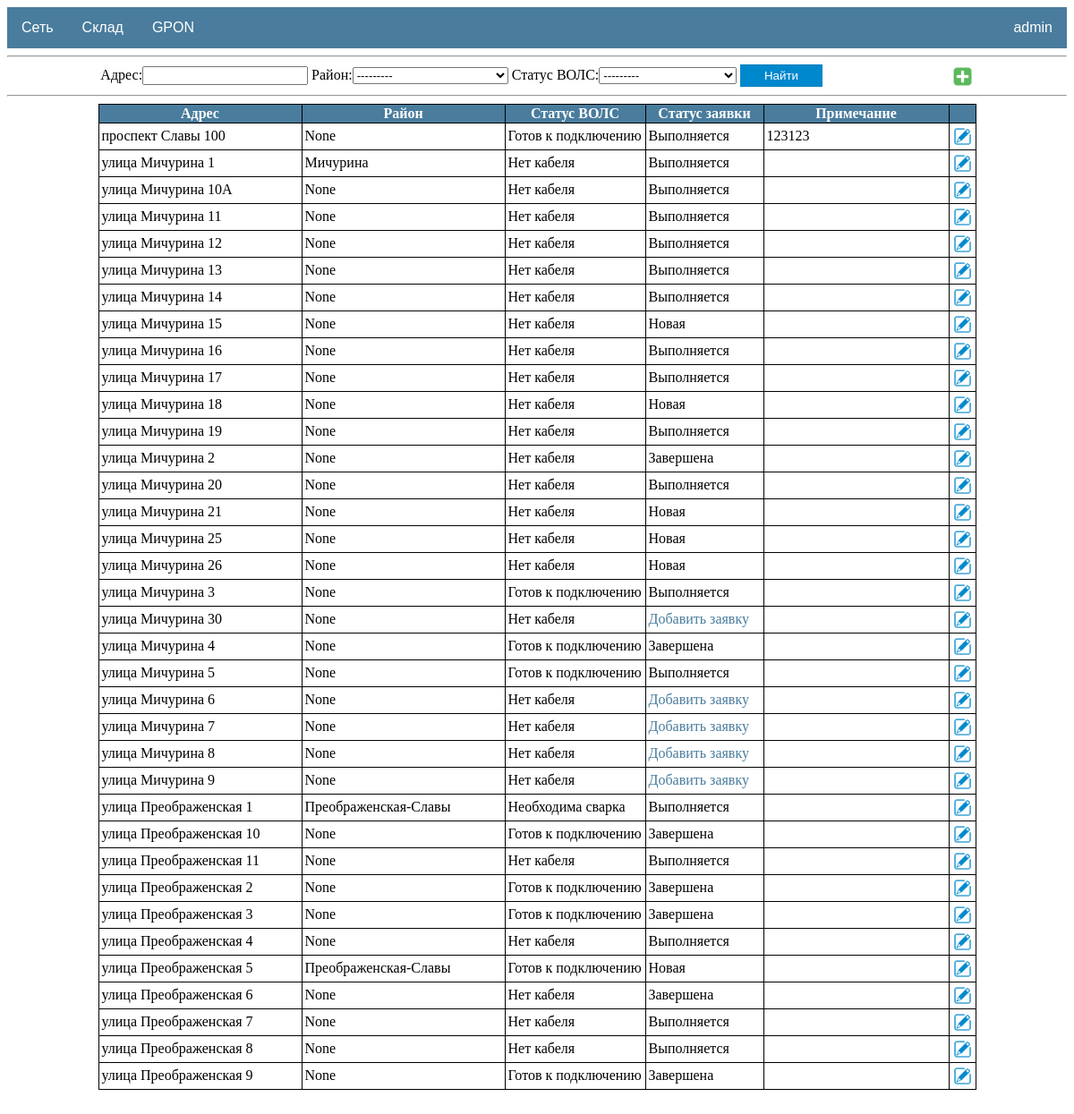
Screenshot of /gpon/houses/ (signed in) with the database file from the repository.
### gpon/models.py (models this page shows, shortened)
class House(models.Model):
    cable = 'Нет кабеля'
    welding = 'Необходима сварка'
    ready = 'Готов к подключению'
    type = [(cable, 'Нет кабеля'), (welding, 'Необходима сварка'), (ready, 'Готов к подключению')]
    district = models.ForeignKey(District, blank=True, null=True, on_delete=models.CASCADE, verbose_name='Район')
    address = models.OneToOneField(Address, on_delete=models.CASCADE, unique=True, verbose_name='Адрес')
    status = models.CharField(max_length=20, choices=type, default=cable, verbose_name='Статус')
    note = models.TextField(blank=True, verbose_name='Примечание')
    time = models.DateTimeField(auto_now=True, verbose_name='Дата изменения')
    class Meta:
        ordering = ['address']

class District(models.Model):
    name = models.CharField(max_length=50, unique=True)
    def __str__(self):
        return f'{self.name}'

### addressbook/models.py (models this page shows)
class Address(models.Model):
    avenue = 'проспект'
    street = 'улица'
    boulevard = 'бульвар'
    passage = 'проезд'
    lane = 'переулок'
    highway = 'шоссе'
    list = [(avenue, 'проспект'), (street, 'улица'), (boulevard, 'бульвар'), (passage, 'проезд'),
            (lane, 'переулок'), (highway, 'шоссе')]
    address_type = models.CharField(max_length=10, choices=list, default=street, verbose_name='Тип')
    address_name = models.CharField(max_length=50, verbose_name='Название')
    address_house = models.CharField(max_length=5, verbose_name='Номер дома')
    class Meta:
        ordering = ['address_type', 'address_name', 'address_house']
        unique_together = ('address_type', 'address_name', 'address_house')
    def __str__(self):
        return f'{self.address_type} {self.address_name} {self.address_house}'

### gpon/views.py (the view)
# urls.py: path('houses/', HouseList.as_view(), name='house_list'),
class HouseList(LoginRequiredMixin, FilteredListView):
    model = House
    template_name = 'gpon/house_list.html'
    filterset_class = HouseFilter
    paginate_by = 50

### gpon/views.py (called while the page is built)
    def get_queryset(self):
        queryset = super().get_queryset()
        self.filterset = self.filterset_class(self.request.GET, queryset=queryset)
        return self.filterset.qs.distinct()

    def get_context_data(self, **kwargs):
        context = super().get_context_data(**kwargs)
        context['filterset'] = self.filterset
        return context

### templates/gpon/house_list.html (shortened to what this page needs)
{%extends 'default.html' %}
{% load search_pagination %}
{% block content %}
<hr>
<ul class="actions-1">
    <li>
        <form method="GET">
            {{ filterset.form }}
            <button class="button_cancel_form" type="submit">Найти</button>
        </form>
    </li>
    <li>
        <a href="{% url 'address_create' %}" title="Добавить дом">
            <img src="/static/images/icon_add.png" width="25" height="25">
        </a>
    </li>
</ul>
<hr>
{%  if object_list %}
    <table class="table_gpon">
        <tr>
            <th style="width: 220px">
                Адрес
            </th>
            <th style="width: 220px">
                Район
            </th>
            <th style="width: 150px">
                Статус ВОЛС
            </th>
            <th style="width: 125px">
                Статус заявки
            </th>
            <th style="width: 200px">
               Примечание
            </th>
            <th style="width: 10px">
            </th>
        </tr>
    {% for house in object_list %}
        <tr>
            <td>
                {{ house.address }}
            </td>
            <td>
                {{ house.district }}
            </td>
            <td>
                {{ house.status }}
            </td>
            <td>
                {% if house.request %}
                    {% if house.request.status is False and not house.request.date_con %}
                        Новая
                    {% elif house.request.status is False and house.request.date_con %}
                        Выполняется
                    {% elif house.request.status is True %}
                        Завершена
                    {% endif %}
                {% else %}
                    <a href="{% url 'request_create' house.pk %}">Добавить заявку</a>
                {% endif %}
            </td>
            <td>
                {{ house.note }}
            </td>
            <td>
                <a href="{% url 'house_update' house.pk %}" title="Изменить">
                    <img src="/static/images/icon_edit.png" width="23" height="23">
                </a>
            </td>
        </tr>
    {% endfor %}
    </table>
{%  else %}
    <h1 style="text-align: center">По Вашему запросу ничего не найдено</h1>
{% endif %}
<br>
<div class="center">
</div>
{% endblock content %}

### templates/default.html (shortened to what this page needs)
{% load static %}
<!DOCTYPE html>
<html lang="en" xmlns="http://www.w3.org/1999/html">
<head>
  <link href="{% static 'css/default.css'%}" rel="stylesheet">
</head>
<div class="navbar">
  <div class="dropdown">
    <button class="dropbtn">Сеть
    </button>
  </div>
  <div class="dropdown">
    <button class="dropbtn">Склад
    </button>
  </div>
  <div class="dropdown">
    <button class="dropbtn">GPON
    </button>
  </div>
  <div class="dropdown-pro">
    <button class="dropbtn-pro">{{ user.username }}
    </button>
  </div>
</div>
<body>
{% block content %}
{% endblock content %}
</body>
</html>

### static/css/default.css (style rules this page uses)
.navbar { overflow: hidden; background-color: #497c9d; font-family: Arial, Helvetica, sans-serif; }
.dropdown { float: left; overflow: hidden; }
.dropdown .dropbtn { font-size: 16px; border: none; outline: none; color: white; padding: 14px 16px; background-color: inherit; font-family: inherit; margin: 0; }
.dropdown-pro { float: right; overflow: hidden; }
.dropdown-pro .dropbtn-pro { font-size: 16px; border: none; outline: none; color: white; padding: 14px 16px; background-color: inherit; font-family: inherit; margin: 0; }
button { cursor: pointer; }
.table_default th, td { position: relative; border: 1px solid black; padding: 5px; word-wrap:break-word; }
.table_detail th, td { border: 1px solid black; padding: 1px 3px; word-wrap:break-word; }
.switch-detail th, td { border: 1px solid black; padding: 1px 3px; word-wrap:break-word; }
.switch-form th, td { border: 1px solid black; padding: 1px 3px; word-wrap:break-word; }
.button_cancel_form { display: inline-block; color: white; text-decoration: none; padding: .3em 2em; outline: none; border-width: 1px 0; border-style: solid none; border-color: rgba(0, 0, 0, 0.07); background: #0088cc; transition: 0.2s; }
.table_gpon { border-collapse: collapse; border-spacing: 1px; table-layout: fixed; margin: auto; }
.table_gpon th { border: 1px solid black; padding: 1px 3px; word-wrap:break-word; background: #497c9d; color: #fff; }
.table_gpon td { padding: 3px; }
.table_gpon td a { text-decoration: none; color: #497c9d; }
.table_gpon td a img { vertical-align: middle; }
.table_gpon_form th, td { border: 1px solid black; padding: 1px 3px; word-wrap:break-word; }
.actions-1 { text-align: center; padding: 0; margin: 0; }
.actions-1 li { display:inline-block; margin: 0 70px; }
.actions-1 li img, .actions-1 li a { vertical-align: middle; }
.center { text-align: center; }

### rows the page displays
House: address "проспект Славы 100", district "None", status "Готов к подключению", shows "Выполняется", note "123123"
House: address "улица Мичурина 1", district "Мичурина", status "Нет кабеля", shows "Выполняется"
House: address "улица Мичурина 10А", district "None", status "Нет кабеля", shows "Выполняется"
House: address "улица Мичурина 11", district "None", status "Нет кабеля", shows "Выполняется"
House: address "улица Мичурина 12", district "None", status "Нет кабеля", shows "Выполняется"
House: address "улица Мичурина 13", district "None", status "Нет кабеля", shows "Выполняется"
House: address "улица Мичурина 14", district "None", status "Нет кабеля", shows "Выполняется"
House: address "улица Мичурина 15", district "None", status "Нет кабеля", shows "Новая"
House: address "улица Мичурина 16", district "None", status "Нет кабеля", shows "Выполняется"
House: address "улица Мичурина 17", district "None", status "Нет кабеля", shows "Выполняется"
House: address "улица Мичурина 18", district "None", status "Нет кабеля", shows "Новая"
House: address "улица Мичурина 19", district "None", status "Нет кабеля", shows "Выполняется"
House: address "улица Мичурина 2", district "None", status "Нет кабеля", shows "Завершена"
House: address "улица Мичурина 20", district "None", status "Нет кабеля", shows "Выполняется"
House: address "улица Мичурина 21", district "None", status "Нет кабеля", shows "Новая"
House: address "улица Мичурина 25", district "None", status "Нет кабеля", shows "Новая"
House: address "улица Мичурина 26", district "None", status "Нет кабеля", shows "Новая"
House: address "улица Мичурина 3", district "None", status "Готов к подключению", shows "Выполняется"
House: address "улица Мичурина 30", district "None", status "Нет кабеля", shows "Добавить заявку"
House: address "улица Мичурина 4", district "None", status "Готов к подключению", shows "Завершена"
House: address "улица Мичурина 5", district "None", status "Готов к подключению", shows "Выполняется"
House: address "улица Мичурина 6", district "None", status "Нет кабеля", shows "Добавить заявку"
House: address "улица Мичурина 7", district "None", status "Нет кабеля", shows "Добавить заявку"
House: address "улица Мичурина 8", district "None", status "Нет кабеля", shows "Добавить заявку"
House: address "улица Мичурина 9", district "None", status "Нет кабеля", shows "Добавить заявку"
House: address "улица Преображенская 1", district "Преображенская-Славы", status "Необходима сварка", shows "Выполняется"
House: address "улица Преображенская 10", district "None", status "Готов к подключению", shows "Завершена"
House: address "улица Преображенская 11", district "None", status "Нет кабеля", shows "Выполняется"
House: address "улица Преображенская 2", district "None", status "Готов к подключению", shows "Завершена"
House: address "улица Преображенская 3", district "None", status "Готов к подключению", shows "Завершена"
House: address "улица Преображенская 4", district "None", status "Нет кабеля", shows "Выполняется"
House: address "улица Преображенская 5", district "Преображенская-Славы", status "Готов к подключению", shows "Новая"
House: address "улица Преображенская 6", district "None", status "Нет кабеля", shows "Завершена"
House: address "улица Преображенская 7", district "None", status "Нет кабеля", shows "Выполняется"
House: address "улица Преображенская 8", district "None", status "Нет кабеля", shows "Выполняется"
House: address "улица Преображенская 9", district "None", status "Готов к подключению", shows "Завершена"

### other values shown
{{ user.username }} "admin"
